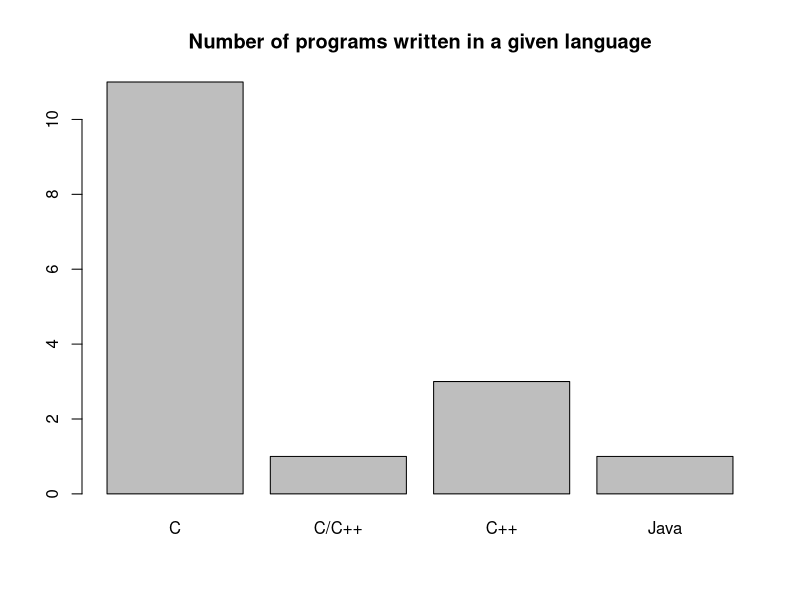
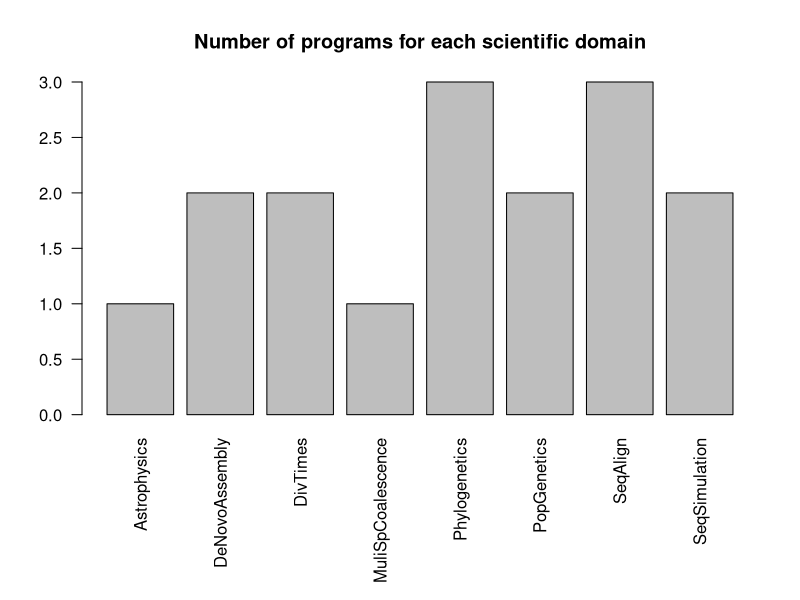
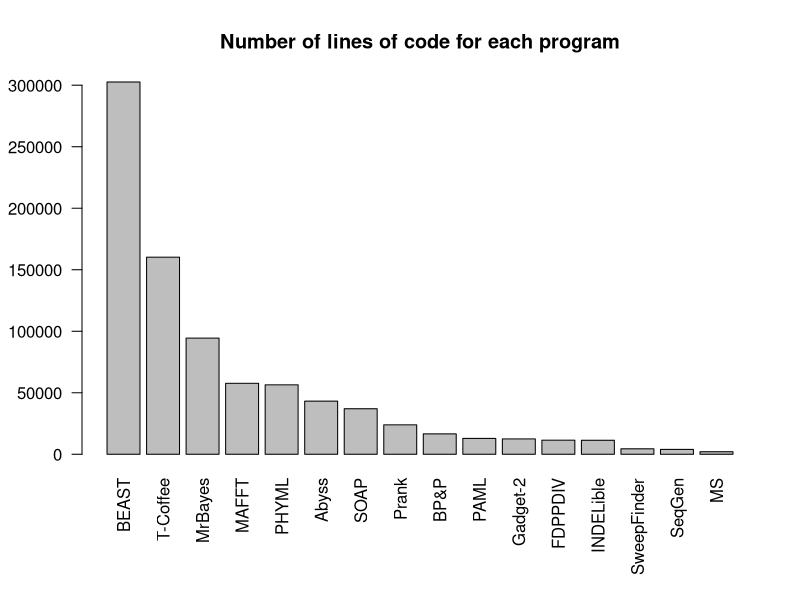
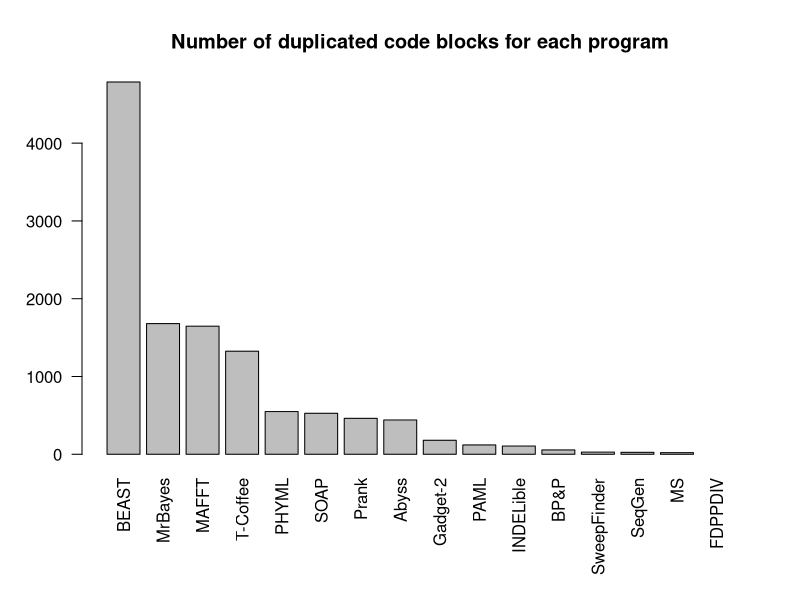

Generate these figures, in order, with R: (Note: this script raises an error after producing the figures.)
setwd("~/marco/Documents/Cours/sem2/Stat/TPs/Eval/urban-funicular")
tab <- read.table("programs.txt", header=TRUE, sep= "\t")
tab_lines = tab[order(tab$LinesOfCode, decreasing = TRUE),]
tab_dupl = tab[order(tab$DuplicatedBlocks, decreasing = TRUE),]

#tab$assert: number of assert() for 1000 lines of code

barplot(table(tab$Language), main = "Number of programs written in a given language")

# Modify graphical parameters to fit vertical labels
op = par(mar = c(9, 4, 4, 2) + 0.1)
yticks = seq()
barplot(table(tab$Domain), main = "Number of programs for each scientific domain", las = 2)

op = par(mar = c(7, 4, 4, 2) + 0.1)
barplot(tab_lines$LinesOfCode, names.arg = tab_lines$Code, las = 2, main = "Number of lines of code for each program")

op = par(mar = c(7, 4, 4, 2) + 0.1)
barplot(tab_dupl$DuplicatedBlocks, names.arg = tab_dupl$Code, las = 2, main = "Number of duplicated code blocks for each program")

data = data.frame(temp_noNA_code, temp_noNA_dupl / temp_noNA_lines)
colnames(data) = c("Program", "DupLin_per")
data = data[order(data$DupLin_per, decreasing = TRUE),]
op = par(mar = c(7, 4, 4, 2) + 0.1)
barplot(data$DupLin_per, names.arg = data$Program, las = 2, main = "Number of duplicated lines of code per line of code for each program")

# Reset graphic parameters
op = par(mar = c(5, 4, 4, 2) + 0.1)

